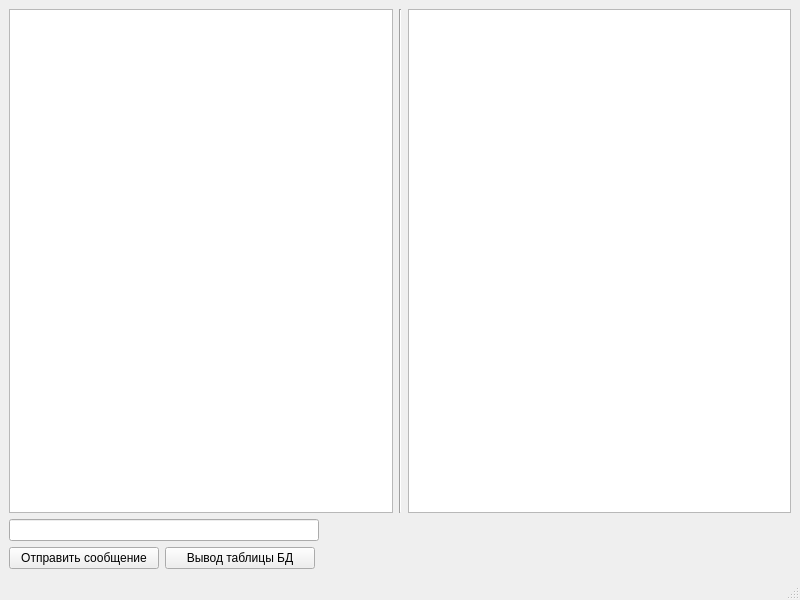
<?xml version="1.0" encoding="UTF-8"?>
<ui version="4.0">
 <class>MainWindow</class>
 <widget class="QMainWindow" name="MainWindow">
  <property name="geometry">
   <rect>
    <x>0</x>
    <y>0</y>
    <width>800</width>
    <height>600</height>
   </rect>
  </property>
  <property name="windowTitle">
   <string>MainWindow</string>
  </property>
  <widget class="QWidget" name="centralwidget">
   <layout class="QGridLayout" name="gridLayout">
    <item row="2" column="0">
     <layout class="QVBoxLayout" name="verticalLayout">
      <item>
       <layout class="QHBoxLayout" name="horizontalLayout_2">
        <item>
         <widget class="QPushButton" name="pushButton">
          <property name="minimumSize">
           <size>
            <width>150</width>
            <height>0</height>
           </size>
          </property>
          <property name="maximumSize">
           <size>
            <width>150</width>
            <height>16777215</height>
           </size>
          </property>
          <property name="text">
           <string>Отправить сообщение</string>
          </property>
         </widget>
        </item>
        <item>
         <widget class="QPushButton" name="pushButton_2">
          <property name="minimumSize">
           <size>
            <width>150</width>
            <height>0</height>
           </size>
          </property>
          <property name="maximumSize">
           <size>
            <width>150</width>
            <height>16777215</height>
           </size>
          </property>
          <property name="text">
           <string>Вывод таблицы БД</string>
          </property>
         </widget>
        </item>
        <item>
         <spacer name="horizontalSpacer">
          <property name="orientation">
           <enum>Qt::Horizontal</enum>
          </property>
          <property name="sizeHint" stdset="0">
           <size>
            <width>40</width>
            <height>20</height>
           </size>
          </property>
         </spacer>
        </item>
       </layout>
      </item>
     </layout>
    </item>
    <item row="0" column="0">
     <layout class="QHBoxLayout" name="horizontalLayout">
      <item>
       <widget class="QPlainTextEdit" name="plainTextEdit"/>
      </item>
      <item>
       <widget class="Line" name="line">
        <property name="orientation">
         <enum>Qt::Vertical</enum>
        </property>
       </widget>
      </item>
      <item>
       <widget class="QTableView" name="tableView"/>
      </item>
     </layout>
    </item>
    <item row="1" column="0">
     <widget class="QLineEdit" name="lineEdit">
      <property name="minimumSize">
       <size>
        <width>310</width>
        <height>0</height>
       </size>
      </property>
      <property name="maximumSize">
       <size>
        <width>300</width>
        <height>16777215</height>
       </size>
      </property>
     </widget>
    </item>
   </layout>
  </widget>
  <widget class="QMenuBar" name="menubar">
   <property name="geometry">
    <rect>
     <x>0</x>
     <y>0</y>
     <width>800</width>
     <height>25</height>
    </rect>
   </property>
  </widget>
  <widget class="QStatusBar" name="statusbar"/>
 </widget>
 <resources/>
 <connections/>
</ui>
